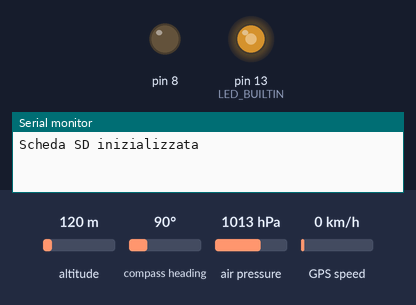
The sketch below on a simulated Arduino Mega 2560, built with avr-gcc and run on an emulated ATmega2560. Parts: output pins drawn as LEDs (lit = HIGH), the last lines printed to the serial monitor. Dashed ring = blinking. Inputs (shaded band) come from the test bench; at power-on: altitude 120 m, compass heading 90°, air pressure 1013 hPa, GPS speed 0 km/h. Storage starts empty; the GPS gets a fix after 3 s at 37.7749, -122.4194 with 8 satellites.

Above: at 0.3 s.
At 3.1 s:
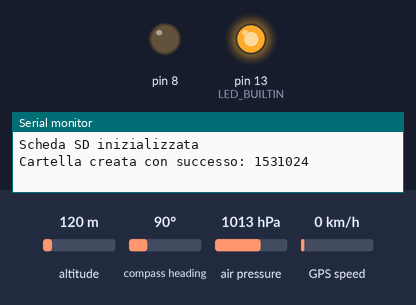
At 33.1 s:
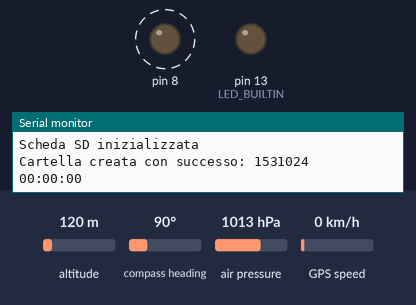
Timing chart, 0 to 73.0 s (numbered marks = the images above):
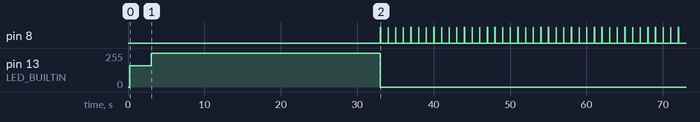

The sketch:

ADA_GPScopy_Vario_working1_1.ino
```cpp
#include <SD.h>
#include <SPI.h>
#include <Adafruit_GPS.h>
#include <Adafruit_MPL3115A2.h>

// Define pins for the SD card and GPS
#define SD_CS_PIN 4

// Initialize GPS and barometer
Adafruit_GPS GPS(&Serial1);
Adafruit_MPL3115A2 baro = Adafruit_MPL3115A2();

uint32_t timer = millis();
String folderName;
String datiVoloPath;
String maxDatiPath;
String FlightStart = "";
String EndFlight = "";
String Date = "";
String duration = "";

float previousAltitude = 0.0;
float previousTime = 0.0;
float vario = 0.00;
float maxalt = 0.00;
float maxspeed = 0.00;
float maxvario = 0.00;
float course = 0.00;
float ElapsedTimeInThermal = 0.0; // Elapsed time with positive vario
int maxTimeInThermal = 0; // Maximum time in thermal

char durationBuffer[20];
const unsigned long interval = 2000;  // Intervallo di 2000 millisecondi
const float TVario = 2.0; // User-defined period for vario timing (seconds)

unsigned long positiveStartTime = 0;
unsigned long negativeStartTime = 0;
bool isPositivePeriod = false;

void setup() {
  pinMode(LED_BUILTIN, OUTPUT);
  pinMode(8, OUTPUT);
  Serial.begin(115200);  // Initialize serial communication
  Serial1.begin(9600);
  if (!SD.begin(SD_CS_PIN)) {  // Initialize the SD card
    Serial.println("Errore nell'inizializzazione della scheda SD");
    return;
  }
  Serial.println("Scheda SD inizializzata");

  // Initialize GPS
  GPS.begin(9600);
  GPS.sendCommand(PMTK_SET_NMEA_OUTPUT_RMCGGA);
  GPS.sendCommand(PMTK_SET_NMEA_UPDATE_1HZ);
  delay(200);

  // Initialize barometer
  if (!baro.begin()) {
    Serial.println("Barometer initialization failed!");
    while (1);
  }

  // Set sea level pressure (e.g., 101325 Pa for standard sea level pressure)
  baro.setSeaPressure(1020);

  while (!GPS.fix) {  // Wait for the GPS to get a fix
    char c = GPS.read();
    digitalWrite(LED_BUILTIN, LOW);
    if (GPS.newNMEAreceived()) {
      if (!GPS.parse(GPS.lastNMEA())) {
        digitalWrite(LED_BUILTIN, HIGH);
        continue;
      }
    }
    digitalWrite(LED_BUILTIN, HIGH);
  }
  createFolderAndOpenFiles();  // Create the folder and files
  delay(30000);
}

void loop() {
  digitalWrite(LED_BUILTIN, LOW);
  while (Serial1.available()) {
    char c = GPS.read();  // Read data from the GPS
    if (GPS.newNMEAreceived()) {
      if (!GPS.parse(GPS.lastNMEA())) {
        return;
      }

      if (millis() - timer > 300) {  // Manage the write frequency with millis()
        timer = millis();            // reset the timer
        digitalWrite(8, HIGH);       // turn the LED on (HIGH is the voltage level)
        File datiVoloFile;           // Write data to the files
        File maxDatiFile;

     // Read altitude from the barometer
      float currentAltitude = baro.getAltitude();
      float currentSpeed = (GPS.speed * 1852) / 1000;
      // Calculate current time in seconds from GPS data
      float currentTime = calculateCurrentTimeFromGPS(GPS);

      // Call calculateVario with the current altitude and current time
      calculateVario(currentAltitude, currentTime);
        if (datiVoloFile = SD.open(datiVoloPath.c_str(), FILE_WRITE)) {
          char buffer[200];
          sprintf(buffer, "%02d/%02d/%02d, %02d:%02d:%02d, %.4f , %.4f , %.2f , %.2f , %d , %.2f, %.2f",
                  (GPS.day), (GPS.month), (GPS.year),
                  GPS.hour + 1, GPS.minute, GPS.seconds,  // GPS.milliseconds, %03d
                  GPS.longitude, GPS.latitude,
                  currentAltitude, currentSpeed, GPS.satellites, vario, ElapsedTimeInThermal);
          datiVoloFile.println(buffer);
          datiVoloFile.close();
        } else {
          Serial.println("Errore nella scrittura del file DatiVolo.txt");
        }

        calculateFlightTimes();
        calculateDuration();                                         // Calculate flight duration
        calculateMaxValues(currentAltitude, currentSpeed, vario, ElapsedTimeInThermal); // Calculate max values

        if (maxDatiFile = SD.open(maxDatiPath.c_str(), O_RDWR)) {
          char maxBuffer[200];  // Overwrite the max values in the file
          sprintf(maxBuffer, "%.2f, %.2f, %.2f, %.2f, %s, %s, %s, %s, %d", maxalt, maxspeed, maxvario, course, durationBuffer, FlightStart.c_str(), EndFlight.c_str(), Date.c_str(), maxTimeInThermal);
          maxDatiFile.print(maxBuffer);  // Use print instead of println to avoid adding a new line
          maxDatiFile.close();
        } else {
          Serial.println("Errore nella scrittura del file MaxDati.txt");
        }
        digitalWrite(8, LOW);  // turn the LED off
      }
    }
  }
  digitalWrite(LED_BUILTIN, HIGH);
}

// Function to calculate current time in seconds from GPS data
float calculateCurrentTimeFromGPS(Adafruit_GPS &gps) {
  float currentTime = (gps.hour * 3600.0) + (gps.minute * 60.0) + gps.seconds + (gps.milliseconds / 1000.0);
  return currentTime;
}

void createFolderAndOpenFiles() {
  Date = String(GPS.day) + "/" + String(GPS.month) + "/" + String(GPS.year);
  folderName = String(GPS.day) + String(GPS.month) + String(GPS.hour) + String(GPS.minute);  // Create the folder name
  if (!SD.exists(folderName.c_str())) {
    if (SD.mkdir(folderName.c_str())) {
      Serial.println("Cartella creata con successo: " + folderName);
    } else {
      Serial.println("Errore nella creazione della cartella: " + folderName);
    }
  } else {
    Serial.println("La cartella esiste già: " + folderName);
  }
  datiVoloPath = folderName + "/DatiVolo.txt";  // Create the files inside the folder
  maxDatiPath = folderName + "/MaxDati.txt";
  File datiVoloFile;
  File maxDatiFile;

  if (datiVoloFile = SD.open(datiVoloPath.c_str(), FILE_WRITE)) {
    datiVoloFile.close();
  } else {
    Serial.println("Errore nella creazione del file DatiVolo.txt");
  }
  if (maxDatiFile = SD.open(maxDatiPath.c_str(), FILE_WRITE)) {
    maxDatiFile.close();
  } else {
    Serial.println("Errore nella creazione del file MaxDati.txt");
  }
}

void calculateFlightTimes() {
  char timeBuffer[20];
  if (FlightStart == "") {
    sprintf(timeBuffer, "%02d:%02d:%02d", GPS.hour + 1, GPS.minute, GPS.seconds);
    FlightStart = String(timeBuffer);
  }
  sprintf(timeBuffer, "%02d:%02d:%02d", GPS.hour + 1, GPS.minute, GPS.seconds);
  EndFlight = String(timeBuffer);
}

void calculateDuration() {
  int startHour, startMinute, startSecond;
  int endHour, endMinute, endSecond;

  sscanf(FlightStart.c_str(), "%02d:%02d:%02d", &startHour, &startMinute, &startSecond);
  sscanf(EndFlight.c_str(), "%02d:%02d:%02d", &endHour, &endMinute, &endSecond);

  int durationSeconds = (endHour * 3600 + endMinute * 60 + endSecond) - (startHour * 3600 + startMinute * 60 + startSecond);
  int hours = durationSeconds / 3600;
  int minutes = (durationSeconds % 3600) / 60;
  int seconds = durationSeconds % 60;
  sprintf(durationBuffer, "%02d:%02d:%02d", hours, minutes, seconds);
  Serial.println(durationBuffer);
}

void calculateVario(float currentAltitude, float currentTime) {
  // Calculate the rate of altitude change in m/s
  float timeChange;
  if (previousTime != 0) {  // Ensure this is not the first reading
    float altitudeChange = currentAltitude - previousAltitude;
   timeChange = currentTime - previousTime;  // Time change in seconds

    // Ensure timeChange is not zero to avoid division by zero and check for reasonable timeChange
    if (timeChange > 0.01) {  // Time change should be at least 1 millisecond to avoid excessively high vario values
      vario = altitudeChange / timeChange;
    } else {
      vario = 0;
    }
  }

  // Update previous values
  previousAltitude = currentAltitude;
  previousTime = currentTime;

  // Calculate the elapsed time with positive vario
  if (vario > 0) {
    if (!isPositivePeriod) {
      // Start the positive period timing if not already started
      positiveStartTime = millis();
      isPositivePeriod = true;
    } else if (millis() - positiveStartTime >= TVario * 1000) {
      // Positive period has been active for more than TVario
      negativeStartTime = 0;  // Reset negative period timing
      ElapsedTimeInThermal += timeChange;  // Add the time change to ElapsedTimeInThermal
    }
  } else {
    if (isPositivePeriod) {
      // Vario turned negative, start negative period timing
      if (negativeStartTime == 0) {
        negativeStartTime = millis();
      } else if (millis() - negativeStartTime >= TVario * 1000) {
        // Negative period has been active for more than TVario
        isPositivePeriod = false;
        positiveStartTime = 0;  // Reset positive period timing
      }
    }
  }
}

void calculateMaxValues(float currentAltitude, float currentSpeed, float vario, float ElapsedTimeInThermal) {
  if (currentAltitude > maxalt) {
    maxalt = currentAltitude;
  }
  if (currentSpeed > maxspeed) {
    maxspeed = currentSpeed;
  }
  if (vario > maxvario) {
    maxvario = vario;
  }
  if (ElapsedTimeInThermal > maxTimeInThermal) {
    maxTimeInThermal = ElapsedTimeInThermal;
  }
}
```

Measured:
- by itself, pin 8: alternates HIGH for 0.03 s and LOW for 0.97 s
- by itself, pin 13 (LED_BUILTIN): 160/255 → 255/255 at 3.0 s, → 0/255 30.0 s later
